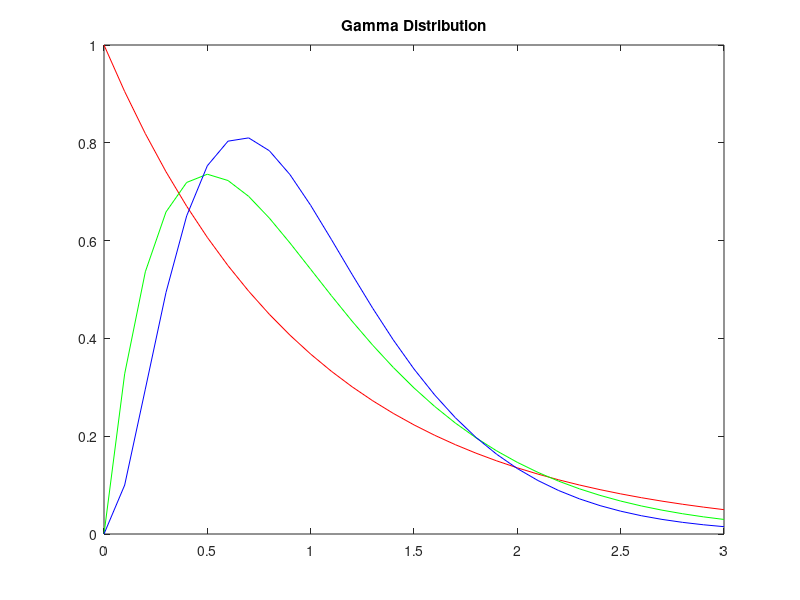

The MATLAB script that drew this image:
% Example 2.7
% Computational Statistics Handbook with MATLAB, 2nd Edition
% Wendy L. and Angel R. Martinez

% First get the domain over which to 
% evaluate the functions.
x=0:.1:3;
% Now get the functions values for
% different values of lambda.
y1=gampdf(x,1,1/1);
y2=gampdf(x,2,1/2);
y3=gampdf(x,3,1/3);
% Plot the functions.
plot(x,y1,'r',x,y2,'g',x,y3,'b')
title('Gamma Distribution')


